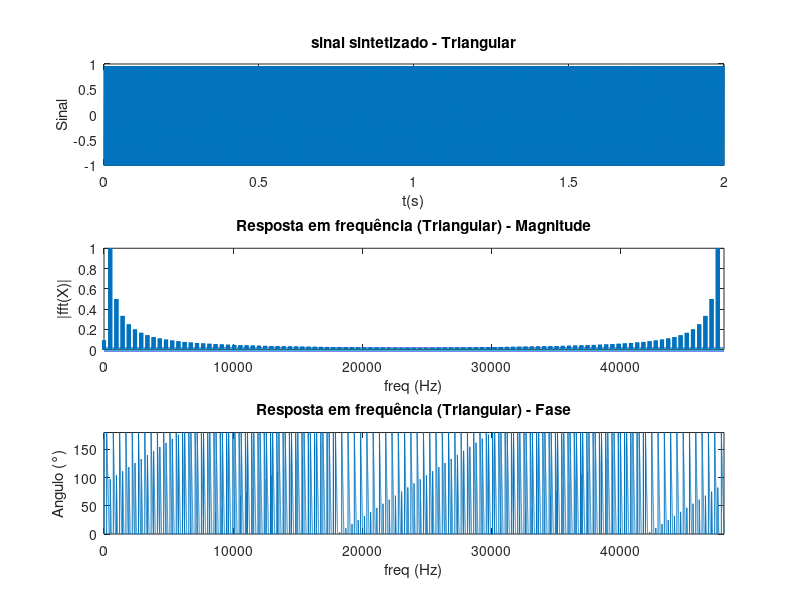

MATLAB code to generate this figure:
clc; close all;clear all;

n = 0:1:99;
x = (2*n)/100 - 1;
alpha = 1;
Fs = 48000;

for i = 100:100:(Fs*2-100)
    for j = 0:99
        x(i + j) = alpha^(i/100) * x(j+1);
    end
end


fourier = fft(x);

figure;
subplot(3,1,1);
plot(linspace(0,2,length(x)),x);
title("sinal sintetizado - Triangular")
xlabel("t(s)")
ylabel("Sinal")


subplot(3,1,2);
plot(Fs/(length(x)+1)*(0:length(x)-1), abs(fourier)/max(abs(fourier)),"LineWidth",3)
title("Resposta em frequência (Triangular) - Magnitude")
xlabel("freq (Hz)")
ylabel("|fft(X)|")
axis([0 Fs 0 1]);

subplot(3,1,3);
plot(Fs/(length(x)+1)*(0:length(x)-1), angle(fourier)*180/pi);
title("Resposta em frequência (Triangular) - Fase")
xlabel("freq (Hz)")
ylabel("Angulo (°)")
axis([0 Fs 0 max(angle(fourier)*180/pi)]);